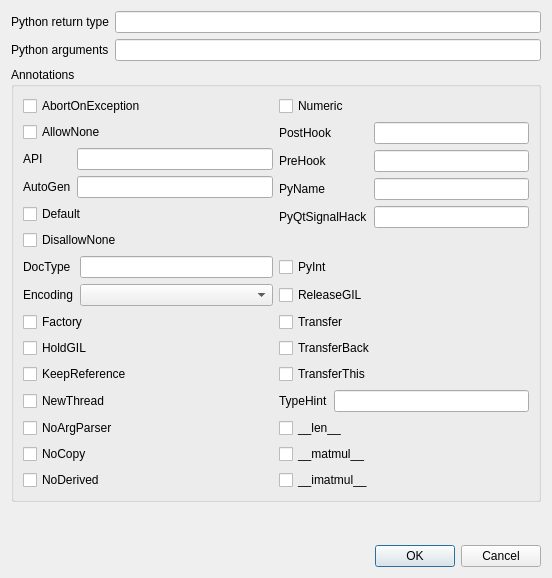
<?xml version="1.0" encoding="UTF-8"?>
<ui version="4.0">
 <class>CallablePropertiesBase</class>
 <widget class="QDialog" name="CallablePropertiesBase">
  <property name="geometry">
   <rect>
    <x>0</x>
    <y>0</y>
    <width>552</width>
    <height>578</height>
   </rect>
  </property>
  <property name="windowTitle">
   <string>Callable Properties</string>
  </property>
  <layout class="QVBoxLayout" name="verticalLayout">
   <item>
    <layout class="QFormLayout" name="formLayout">
     <item row="0" column="0">
      <widget class="QLabel" name="label">
       <property name="text">
        <string>Python return type</string>
       </property>
      </widget>
     </item>
     <item row="0" column="1">
      <widget class="QLineEdit" name="pyType"/>
     </item>
     <item row="1" column="0">
      <widget class="QLabel" name="label_2">
       <property name="text">
        <string>Python arguments</string>
       </property>
      </widget>
     </item>
     <item row="1" column="1">
      <widget class="QLineEdit" name="pyArgs"/>
     </item>
    </layout>
   </item>
   <item>
    <widget class="QGroupBox" name="groupBox">
     <property name="title">
      <string>Annotations</string>
     </property>
     <layout class="QGridLayout" name="gridLayout">
      <item row="0" column="0">
       <widget class="QCheckBox" name="abortOnExcCb">
        <property name="text">
         <string>AbortOnException</string>
        </property>
       </widget>
      </item>
      <item row="0" column="1">
       <widget class="QCheckBox" name="numericCb">
        <property name="text">
         <string>Numeric</string>
        </property>
       </widget>
      </item>
      <item row="1" column="0">
       <widget class="QCheckBox" name="allowNoneCb">
        <property name="text">
         <string>AllowNone</string>
        </property>
       </widget>
      </item>
      <item row="1" column="1" rowspan="4">
       <layout class="QFormLayout" name="formLayout_4">
        <item row="0" column="0">
         <widget class="QLabel" name="label_7">
          <property name="text">
           <string>PostHook</string>
          </property>
         </widget>
        </item>
        <item row="0" column="1">
         <widget class="QLineEdit" name="postHook"/>
        </item>
        <item row="1" column="0">
         <widget class="QLabel" name="label_8">
          <property name="text">
           <string>PreHook</string>
          </property>
         </widget>
        </item>
        <item row="1" column="1">
         <widget class="QLineEdit" name="preHook"/>
        </item>
        <item row="2" column="0">
         <widget class="QLabel" name="label_9">
          <property name="text">
           <string>PyName</string>
          </property>
         </widget>
        </item>
        <item row="2" column="1">
         <widget class="QLineEdit" name="pyName"/>
        </item>
        <item row="3" column="0">
         <widget class="QLabel" name="label_10">
          <property name="text">
           <string>PyQtSignalHack</string>
          </property>
         </widget>
        </item>
        <item row="3" column="1">
         <widget class="QLineEdit" name="signalHack"/>
        </item>
       </layout>
      </item>
      <item row="2" column="0">
       <layout class="QFormLayout" name="formLayout_2">
        <item row="0" column="0">
         <widget class="QLabel" name="label_3">
          <property name="text">
           <string>API</string>
          </property>
         </widget>
        </item>
        <item row="0" column="1">
         <widget class="QLineEdit" name="api"/>
        </item>
        <item row="1" column="0">
         <widget class="QLabel" name="label_4">
          <property name="text">
           <string>AutoGen</string>
          </property>
         </widget>
        </item>
        <item row="1" column="1">
         <widget class="QLineEdit" name="autoGen"/>
        </item>
       </layout>
      </item>
      <item row="3" column="0">
       <widget class="QCheckBox" name="defaultCb">
        <property name="text">
         <string>Default</string>
        </property>
       </widget>
      </item>
      <item row="4" column="0">
       <widget class="QCheckBox" name="disallowNoneCb">
        <property name="text">
         <string>DisallowNone</string>
        </property>
       </widget>
      </item>
      <item row="5" column="0" rowspan="2">
       <layout class="QFormLayout" name="formLayout_3">
        <item row="0" column="0">
         <widget class="QLabel" name="label_5">
          <property name="text">
           <string>DocType</string>
          </property>
         </widget>
        </item>
        <item row="0" column="1">
         <widget class="QLineEdit" name="docType"/>
        </item>
        <item row="1" column="0">
         <widget class="QLabel" name="label_6">
          <property name="text">
           <string>Encoding</string>
          </property>
         </widget>
        </item>
        <item row="1" column="1">
         <widget class="QComboBox" name="encodingCb"/>
        </item>
       </layout>
      </item>
      <item row="5" column="1">
       <widget class="QCheckBox" name="pyIntCb">
        <property name="text">
         <string>PyInt</string>
        </property>
       </widget>
      </item>
      <item row="6" column="1">
       <widget class="QCheckBox" name="releaseGILCb">
        <property name="text">
         <string>ReleaseGIL</string>
        </property>
       </widget>
      </item>
      <item row="7" column="0">
       <widget class="QCheckBox" name="factoryCb">
        <property name="text">
         <string>Factory</string>
        </property>
       </widget>
      </item>
      <item row="7" column="1">
       <widget class="QCheckBox" name="transferCb">
        <property name="text">
         <string>Transfer</string>
        </property>
       </widget>
      </item>
      <item row="8" column="0">
       <widget class="QCheckBox" name="holdGILCb">
        <property name="text">
         <string>HoldGIL</string>
        </property>
       </widget>
      </item>
      <item row="8" column="1">
       <widget class="QCheckBox" name="transferBackCb">
        <property name="text">
         <string>TransferBack</string>
        </property>
       </widget>
      </item>
      <item row="9" column="0">
       <widget class="QCheckBox" name="keepRefCb">
        <property name="text">
         <string>KeepReference</string>
        </property>
       </widget>
      </item>
      <item row="9" column="1">
       <widget class="QCheckBox" name="transferThisCb">
        <property name="text">
         <string>TransferThis</string>
        </property>
       </widget>
      </item>
      <item row="10" column="0">
       <widget class="QCheckBox" name="newThreadCb">
        <property name="text">
         <string>NewThread</string>
        </property>
       </widget>
      </item>
      <item row="10" column="1">
       <layout class="QFormLayout" name="formLayout_5">
        <item row="0" column="0">
         <widget class="QLabel" name="label_11">
          <property name="text">
           <string>TypeHint</string>
          </property>
         </widget>
        </item>
        <item row="0" column="1">
         <widget class="QLineEdit" name="typeHint"/>
        </item>
       </layout>
      </item>
      <item row="11" column="0">
       <widget class="QCheckBox" name="noArgParserCb">
        <property name="text">
         <string>NoArgParser</string>
        </property>
       </widget>
      </item>
      <item row="11" column="1">
       <widget class="QCheckBox" name="lenCb">
        <property name="text">
         <string>__len__</string>
        </property>
       </widget>
      </item>
      <item row="12" column="0">
       <widget class="QCheckBox" name="noCopyCb">
        <property name="text">
         <string>NoCopy</string>
        </property>
       </widget>
      </item>
      <item row="12" column="1">
       <widget class="QCheckBox" name="matmulCb">
        <property name="text">
         <string>__matmul__</string>
        </property>
       </widget>
      </item>
      <item row="13" column="0">
       <widget class="QCheckBox" name="noDerivedCb">
        <property name="text">
         <string>NoDerived</string>
        </property>
       </widget>
      </item>
      <item row="13" column="1">
       <widget class="QCheckBox" name="imatmulCb">
        <property name="text">
         <string>__imatmul__</string>
        </property>
       </widget>
      </item>
     </layout>
    </widget>
   </item>
   <item>
    <spacer name="verticalSpacer">
     <property name="orientation">
      <enum>Qt::Vertical</enum>
     </property>
     <property name="sizeHint" stdset="0">
      <size>
       <width>20</width>
       <height>14</height>
      </size>
     </property>
    </spacer>
   </item>
   <item>
    <widget class="QDialogButtonBox" name="buttonBox">
     <property name="orientation">
      <enum>Qt::Horizontal</enum>
     </property>
     <property name="standardButtons">
      <set>QDialogButtonBox::Cancel|QDialogButtonBox::Ok</set>
     </property>
    </widget>
   </item>
  </layout>
 </widget>
 <tabstops>
  <tabstop>pyType</tabstop>
  <tabstop>pyArgs</tabstop>
  <tabstop>abortOnExcCb</tabstop>
  <tabstop>allowNoneCb</tabstop>
  <tabstop>api</tabstop>
  <tabstop>autoGen</tabstop>
  <tabstop>defaultCb</tabstop>
  <tabstop>disallowNoneCb</tabstop>
  <tabstop>docType</tabstop>
  <tabstop>encodingCb</tabstop>
  <tabstop>factoryCb</tabstop>
  <tabstop>holdGILCb</tabstop>
  <tabstop>keepRefCb</tabstop>
  <tabstop>newThreadCb</tabstop>
  <tabstop>noArgParserCb</tabstop>
  <tabstop>noCopyCb</tabstop>
  <tabstop>noDerivedCb</tabstop>
  <tabstop>numericCb</tabstop>
  <tabstop>postHook</tabstop>
  <tabstop>preHook</tabstop>
  <tabstop>pyName</tabstop>
  <tabstop>signalHack</tabstop>
  <tabstop>pyIntCb</tabstop>
  <tabstop>releaseGILCb</tabstop>
  <tabstop>transferCb</tabstop>
  <tabstop>transferBackCb</tabstop>
  <tabstop>transferThisCb</tabstop>
  <tabstop>typeHint</tabstop>
  <tabstop>lenCb</tabstop>
  <tabstop>matmulCb</tabstop>
  <tabstop>imatmulCb</tabstop>
  <tabstop>buttonBox</tabstop>
 </tabstops>
 <resources/>
 <connections>
  <connection>
   <sender>buttonBox</sender>
   <signal>accepted()</signal>
   <receiver>CallablePropertiesBase</receiver>
   <slot>accept()</slot>
   <hints>
    <hint type="sourcelabel">
     <x>248</x>
     <y>254</y>
    </hint>
    <hint type="destinationlabel">
     <x>157</x>
     <y>274</y>
    </hint>
   </hints>
  </connection>
  <connection>
   <sender>buttonBox</sender>
   <signal>rejected()</signal>
   <receiver>CallablePropertiesBase</receiver>
   <slot>reject()</slot>
   <hints>
    <hint type="sourcelabel">
     <x>316</x>
     <y>260</y>
    </hint>
    <hint type="destinationlabel">
     <x>286</x>
     <y>274</y>
    </hint>
   </hints>
  </connection>
 </connections>
</ui>
